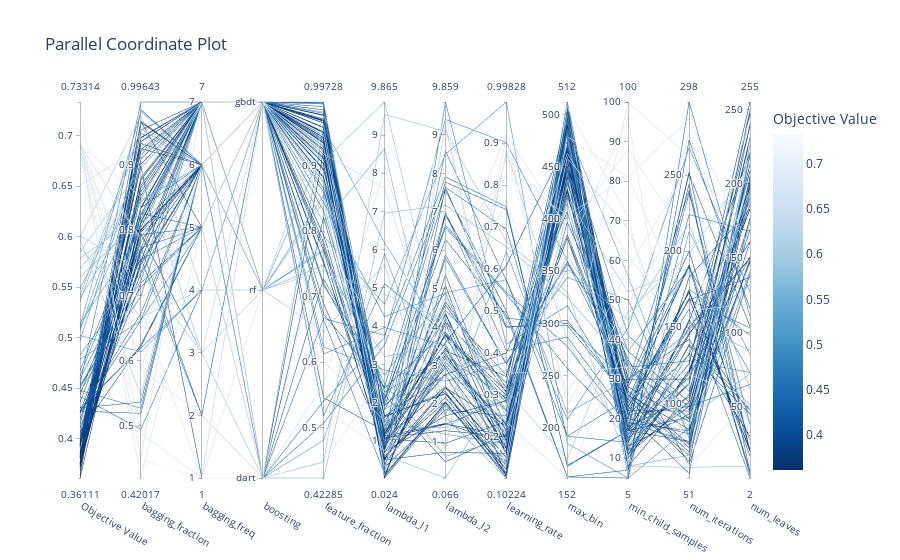

Notebook code cell kept with this figure:
### Code cell
from optuna.visualization import plot_parallel_coordinate
plot_parallel_coordinate(study)
